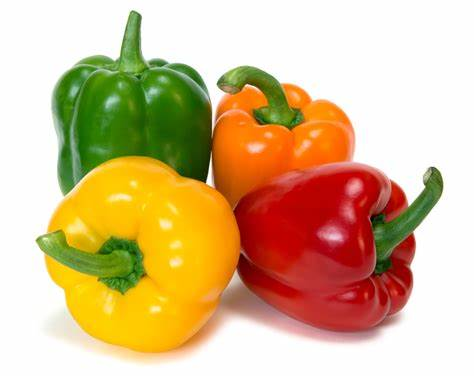
#> input picture peppers.png, 474 x 379 px
$ python test.py
#> lines starting #> are read from the running program, lines starting #| are printed output that depends on the picture
import cv2
from IPython.display import clear_output
import numpy as np

clear_output()

image = cv2.imread("peppers.png")
#> image is the input picture: shape (379, 474, 3); mean B, G, R 141.8, 186, 215.1
show = cv2.fastNlMeansDenoisingColored(image, None, 20, 20, 7, 15)
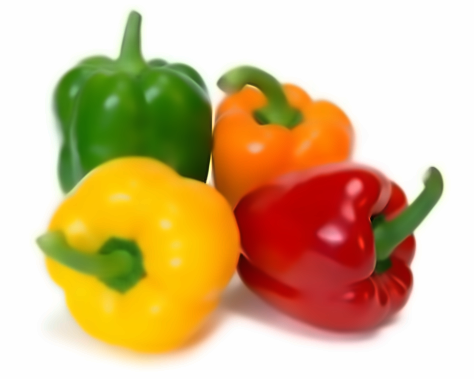
#> show: shape (379, 474, 3); mean B, G, R 140.2, 185.6, 214.9
